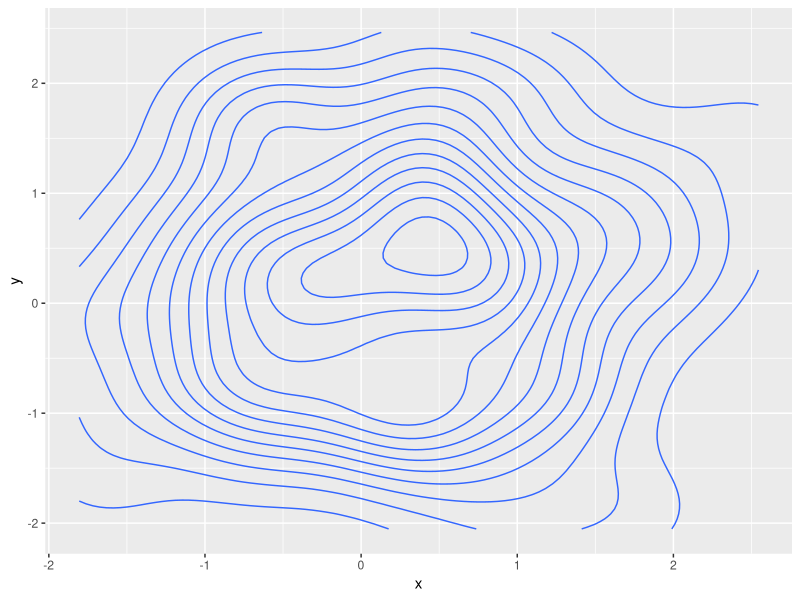

Reproduce this figure in R.
## ---- chunk 1
library(tidyverse,warn.conflicts = FALSE)
ggplot(tibble(x=rnorm(100),y=rnorm(100)),aes(x,y))+geom_density_2d()
